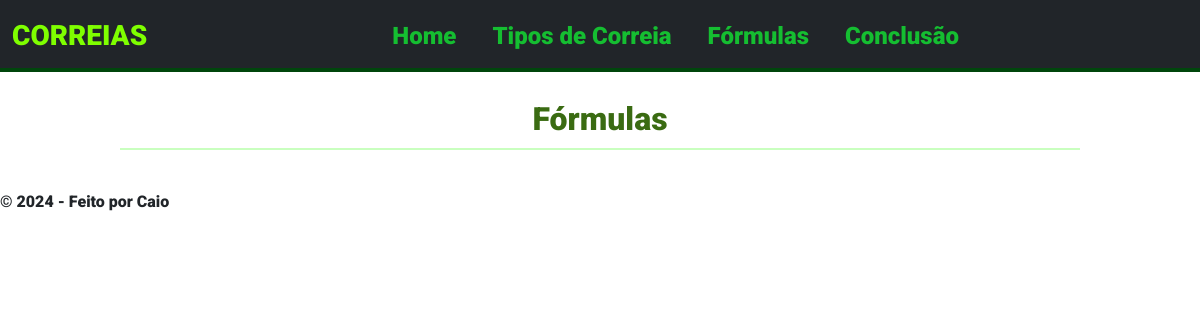
/formulas/, run on an earlier commit of the app's database.
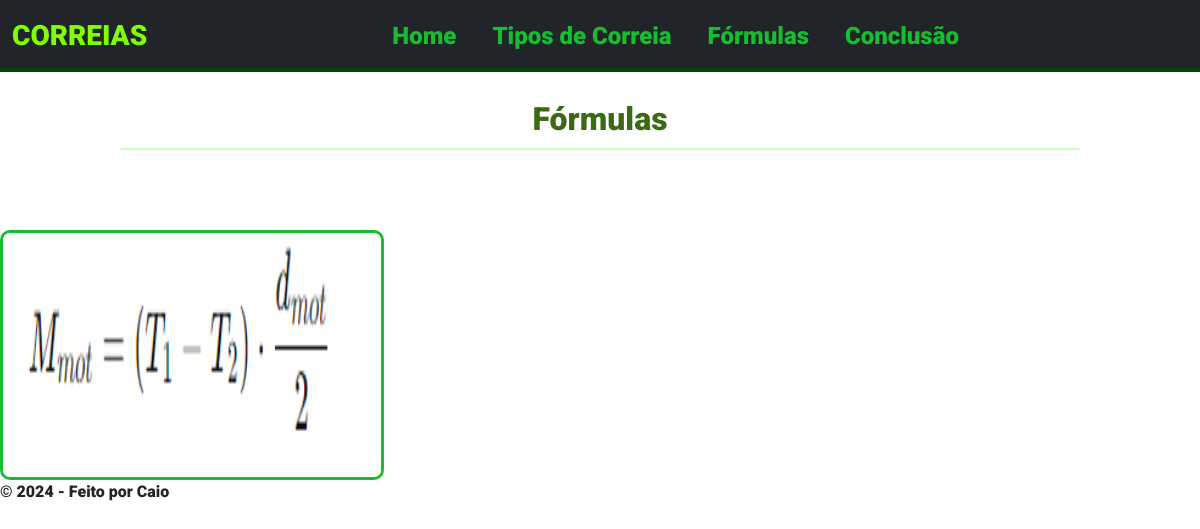
And on a later commit of the database.
### core/models.py (models this page shows, shortened)
class Formula(models.Model):
    nome = models.CharField(max_length=100)
    descricao = models.TextField()
    imagem = models.ImageField(upload_to='formulas/')

### core/views.py (the view)
# urls.py: path('formulas/', views.lista_formulas, name='lista_formulas'),
def lista_formulas(request):
    formulas = Formula.objects.all()
    return render(request, 'lista_formulas.html', {'formulas': formulas})

### templates/lista_formulas.html (shortened to what this page needs)
{% extends '_main.html' %}
{% block content %}
<div style="margin-top: 100px;"class="section-title">
    <h2 class="formula">Fórmulas</h2>
    <hr>
</div>
<div class="row">
    {% for formula in formulas %}
    <div class="col-md-4">
        <a href="{% url 'detalhe_formula' formula.id %}" class="image-button">
            <img src="{{ formula.imagem.url }}" alt="{{ formula.nome }}" class="img-fluid">
        </a>
    </div>
    {% endfor %}
</div>
{% endblock %}

What changed in the data, as far as the page shows it:
added Formula: imagem (picture)
